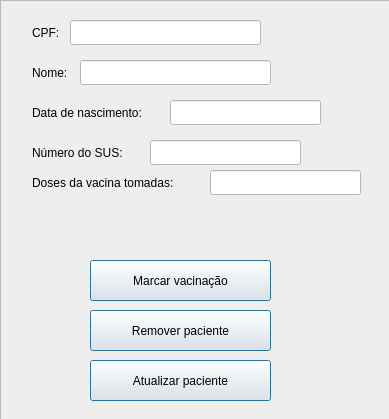
<?xml version="1.0" encoding="UTF-8"?>
<ui version="4.0">
 <class>PatientDetailsWindow</class>
 <widget class="QMainWindow" name="PatientDetailsWindow">
  <property name="geometry">
   <rect>
    <x>0</x>
    <y>0</y>
    <width>389</width>
    <height>419</height>
   </rect>
  </property>
  <property name="windowTitle">
   <string>Detalhes do paciente</string>
  </property>
  <widget class="QWidget" name="centralwidget">
   <widget class="QFrame" name="frame">
    <property name="geometry">
     <rect>
      <x>0</x>
      <y>0</y>
      <width>391</width>
      <height>421</height>
     </rect>
    </property>
    <property name="styleSheet">
     <string notr="true">background-color: rgb(238, 238, 236);</string>
    </property>
    <property name="frameShape">
     <enum>QFrame::StyledPanel</enum>
    </property>
    <property name="frameShadow">
     <enum>QFrame::Raised</enum>
    </property>
    <widget class="QLineEdit" name="cpfTag">
     <property name="geometry">
      <rect>
       <x>30</x>
       <y>20</y>
       <width>41</width>
       <height>25</height>
      </rect>
     </property>
     <property name="text">
      <string>CPF:</string>
     </property>
     <property name="frame">
      <bool>false</bool>
     </property>
     <property name="readOnly">
      <bool>true</bool>
     </property>
    </widget>
    <widget class="QLineEdit" name="nameTag">
     <property name="geometry">
      <rect>
       <x>30</x>
       <y>60</y>
       <width>51</width>
       <height>25</height>
      </rect>
     </property>
     <property name="text">
      <string>Nome:</string>
     </property>
     <property name="frame">
      <bool>false</bool>
     </property>
     <property name="readOnly">
      <bool>true</bool>
     </property>
    </widget>
    <widget class="QLineEdit" name="cpfLineEdit">
     <property name="geometry">
      <rect>
       <x>70</x>
       <y>20</y>
       <width>191</width>
       <height>25</height>
      </rect>
     </property>
     <property name="styleSheet">
      <string notr="true">background-color: rgb(255, 255, 255);</string>
     </property>
     <property name="readOnly">
      <bool>true</bool>
     </property>
    </widget>
    <widget class="QLineEdit" name="nameLineEdit">
     <property name="geometry">
      <rect>
       <x>80</x>
       <y>60</y>
       <width>191</width>
       <height>25</height>
      </rect>
     </property>
     <property name="styleSheet">
      <string notr="true">background-color: rgb(255, 255, 255);</string>
     </property>
     <property name="readOnly">
      <bool>true</bool>
     </property>
    </widget>
    <widget class="QLineEdit" name="bornTag">
     <property name="geometry">
      <rect>
       <x>30</x>
       <y>100</y>
       <width>141</width>
       <height>25</height>
      </rect>
     </property>
     <property name="text">
      <string>Data de nascimento:</string>
     </property>
     <property name="frame">
      <bool>false</bool>
     </property>
     <property name="readOnly">
      <bool>true</bool>
     </property>
    </widget>
    <widget class="QPushButton" name="scheduleVaccinationButton">
     <property name="geometry">
      <rect>
       <x>90</x>
       <y>260</y>
       <width>181</width>
       <height>41</height>
      </rect>
     </property>
     <property name="text">
      <string>Marcar vacinação</string>
     </property>
     <property name="default">
      <bool>true</bool>
     </property>
    </widget>
    <widget class="QLineEdit" name="susNumberTag">
     <property name="geometry">
      <rect>
       <x>30</x>
       <y>140</y>
       <width>121</width>
       <height>25</height>
      </rect>
     </property>
     <property name="text">
      <string>Número do SUS:</string>
     </property>
     <property name="frame">
      <bool>false</bool>
     </property>
     <property name="readOnly">
      <bool>true</bool>
     </property>
    </widget>
    <widget class="QLineEdit" name="numberSUS_lineEdit">
     <property name="geometry">
      <rect>
       <x>150</x>
       <y>140</y>
       <width>151</width>
       <height>25</height>
      </rect>
     </property>
     <property name="styleSheet">
      <string notr="true">background-color: rgb(255, 255, 255);</string>
     </property>
     <property name="readOnly">
      <bool>true</bool>
     </property>
    </widget>
    <widget class="QLineEdit" name="dosesTakenTag">
     <property name="geometry">
      <rect>
       <x>30</x>
       <y>170</y>
       <width>181</width>
       <height>25</height>
      </rect>
     </property>
     <property name="text">
      <string>Doses da vacina tomadas:</string>
     </property>
     <property name="frame">
      <bool>false</bool>
     </property>
     <property name="readOnly">
      <bool>true</bool>
     </property>
    </widget>
    <widget class="QLineEdit" name="dosesTakenLineEdit">
     <property name="geometry">
      <rect>
       <x>210</x>
       <y>170</y>
       <width>151</width>
       <height>25</height>
      </rect>
     </property>
     <property name="styleSheet">
      <string notr="true">background-color: rgb(255, 255, 255);</string>
     </property>
     <property name="readOnly">
      <bool>true</bool>
     </property>
    </widget>
    <widget class="QPushButton" name="removePatientButton">
     <property name="geometry">
      <rect>
       <x>90</x>
       <y>310</y>
       <width>181</width>
       <height>41</height>
      </rect>
     </property>
     <property name="text">
      <string>Remover paciente</string>
     </property>
     <property name="default">
      <bool>true</bool>
     </property>
    </widget>
    <widget class="QPushButton" name="updatePatientButton">
     <property name="geometry">
      <rect>
       <x>90</x>
       <y>360</y>
       <width>181</width>
       <height>41</height>
      </rect>
     </property>
     <property name="text">
      <string>Atualizar paciente</string>
     </property>
     <property name="default">
      <bool>true</bool>
     </property>
    </widget>
    <widget class="QLineEdit" name="birthDateLineEdit">
     <property name="geometry">
      <rect>
       <x>170</x>
       <y>100</y>
       <width>151</width>
       <height>25</height>
      </rect>
     </property>
     <property name="styleSheet">
      <string notr="true">background-color: rgb(255, 255, 255);</string>
     </property>
     <property name="readOnly">
      <bool>true</bool>
     </property>
    </widget>
   </widget>
  </widget>
 </widget>
 <resources/>
 <connections/>
</ui>
